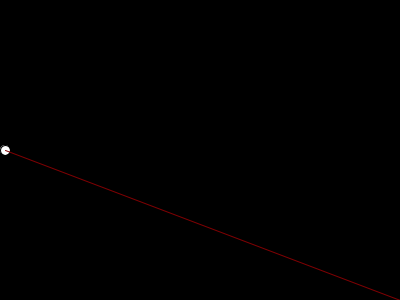
Frame 1 (no input)
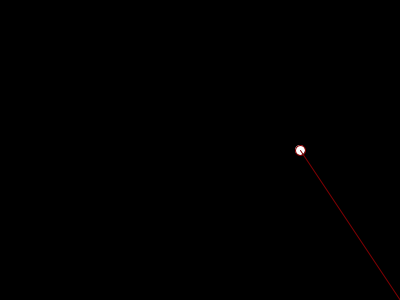
Frame 60 (the mouse pressed at the canvas centre just before this capture)
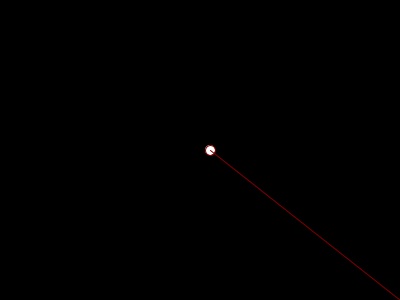
Frame 120 (the mouse held since frame 60 and released just before this capture)

The Processing sketch that drew these frames (run headless with seeded random() and noise(); from frame 60 on, the mouse is pressed at the canvas centre):

// Processing sketch: bouncingBallX
// ── bouncingBallX.pde
int x = 0; //an integer set to zero
int y = 0; //an integer set to zero
int w = 10; //an integer set to ten
int h = 10; //an integer set to ten

int xSpeed = 5; //the amount of pixels to move during each loop
int dir = -1; //multiplying by this changes the direction of movement

/*------------------------------------------------------------*/

void setup() {  //runs once at the start
  size(400, 300); //sets the canvas dimensions
  colorMode(HSB, 360, 100, 100, 100);
  //changes the color mode to Hue, Saturation, Brightness
  //highest H 360, highest S 100, highest B 100
  //visit: http://colorizer.org/

  y = height/2; //changes the integer y to half of the canvas height

}//end of setup

/*------------------------------------------------------------*/

void draw() { // beginning of void draw loop

  background(0); //draws a new background over everything with each loop

  //the following is an if statement:
  if (x > width || x < 0) { //if x is greater than width or x is less than 0...
    xSpeed = xSpeed * dir; //...multiply xSpeed by negative one to reverse its direction
  }
  //end of if statement

  x = x + xSpeed; //keep adding xSpeed to x with each loop
  
  ellipse(x, y, w, h); //draws an ellipse using (x,y) for its position and (w,h) for its dimensions.
  
  stroke(359,100, 50);
  line(x, y, width, height); //draws a line beginning at (x,y) and ending at (width,height)

}//end of void draw. Back to the beginning of void draw...
